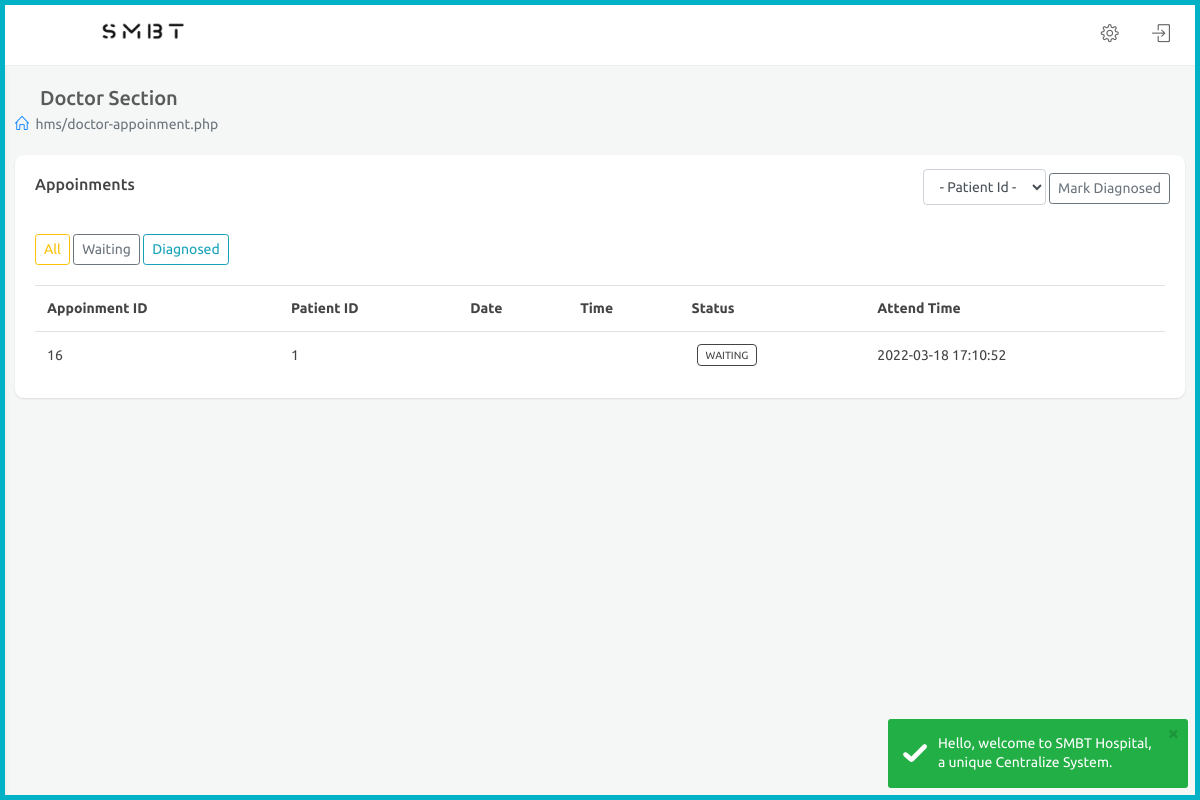
The app's page /doctor-appoinment.php (signed in) with its own data.
### tables this page shows
CREATE TABLE `appointment` (
  `apid` int NOT NULL AUTO_INCREMENT,
  `pid` int DEFAULT NULL,
  `requestedDocId` int DEFAULT NULL,
  `requestedServiceId` int DEFAULT NULL,
  `symptomsId` int DEFAULT NULL,
  `disease` varchar(45) DEFAULT NULL,
  `approxScheduledTime` varchar(30) DEFAULT NULL,
  `attendTime` timestamp NULL DEFAULT CURRENT_TIMESTAMP,
  `date` date DEFAULT NULL,
  `status` varchar(45) DEFAULT NULL,
  `discription` varchar(100) DEFAULT NULL,
  PRIMARY KEY (`apid`),
  UNIQUE KEY `apid_UNIQUE` (`apid`),
  KEY `appatient_idx` (`pid`),
  KEY `requestdoc_idx` (`requestedDocId`),
  KEY `requestservice_idx` (`requestedServiceId`),
  KEY `symptoms_idx` (`symptomsId`),
  CONSTRAINT `appatient` FOREIGN KEY (`pid`) REFERENCES `patient` (`pid`),
  CONSTRAINT `requestdoc` FOREIGN KEY (`requestedDocId`) REFERENCES `hospitalstaff` (`hsid`),
  CONSTRAINT `requestservice` FOREIGN KEY (`requestedServiceId`) REFERENCES `servicetest` (`stid`),
  CONSTRAINT `symptoms` FOREIGN KEY (`symptomsId`) REFERENCES `symptoms` (`sid`)
);

### doctor-appoinment.php (the view, shortened to what this page needs)
<?php
  include("include/doctor-header.php");
  ?>
             <div class="row clearfix">
                <div class="col-lg-12">
                    <div class="card">
                        <div class="header">
                            <h2>Appoinments</h2>
                            <ul class="header-dropdown">
                                <div class="col-sm-13">
                                    <form action="#" method="post">
                                        <li>
                                            <div class="form-group">
                                                <select class="form-control show-tick" name="pid" >
                                                    <option value="">- Patient Id -</option>
                                                </select>
                                            </div>
                                        </li>
                                        <li>
                                            <div class="action">
                                                    <button type="submit" class="btn btn-sm -m2 btn-outline-secondary  js-sweetalert" title="Edit" name="Mark">Mark Diagnosed</button>
                                            </div>
                                        </li>
                                    </form>
                                </div>
                            </ul>
                        </div>
                        <div class="body">
                            <button type="button" class="btn  btn-simple btn-sm btn-outline-warning btn-filter" data-target="all">All</button>
                            <button type="button" class="btn  btn-simple btn-sm btn-outline-secondary btn-filter" data-target="Waiting">Waiting</button>
                            <button type="button" class="btn  btn-simple btn-sm btn-outline-info btn-filter" data-target="Diagnosed">Diagnosed</button>
                            <div class="table-responsive m-t-20">
                                <table class="table table-filter table-hover m-b-0 ">
                                    <tbody>
                                        <tr>
                                            <th>Appoinment ID</th>
                                            <th>Patient ID</th>
                                            <th>Date</th>
                                            <th>Time</th>
                                            <th>Status</th>
                                            <th>Attend Time</th>
                                        </tr>
                                        <?php
                                        $result6= mysqli_query($conn,"SELECT * FROM hospital.appointment where requestedServiceId='1'");
                                        while($result6row=mysqli_fetch_assoc($result6))
                                        {
                                            if($result6row['status']=='Waiting')
                                            {
                                                echo"<tr data-status='Waiting'>";
                                                    echo"<td>". $result6row['apid'] ."</td>";
                                                    echo"<td>". $result6row['pid'] ."</td>";
                                                    echo"<td>". $result6row['date'] ."</td>";
                                                    echo"<td>". $result6row['approxScheduledTime'] ."</td>";
                                                    echo"<td><span class='badge badge-outline-secondary' >". $result6row['status'] ."</span></td>";
                                                    echo"<td>". $result6row['attendTime'] ."</td>";
                                                echo"</tr>";
                                            }else{
                                                echo"<tr data-status='Waiting'>";
                                                    echo"<td>". $result6row['apid'] ."</td>";
                                                    echo"<td>". $result6row['pid'] ."</td>";
                                                    echo"<td>". $result6row['date'] ."</td>";
                                                    echo"<td>". $result6row['approxScheduledTime'] ."</td>";
                                                    echo"<td><span class='badge badge-outline-secondary' >". $result6row['status'] ."</span></td>";
                                                    echo"<td>". $result6row['attendTime'] ."</td>";
                                                echo"</tr>";
                                            }
                                        }
                                        ?>
                                    </tbody>
                                </table>
                            </div>
                        </div>
                    </div>
                </div>
            </div>
<?php
  include("include/doctor-footer.php");
  ?>

### assets/css/chatapp.css (style rules this page uses)
.clearfix:after { visibility:hidden;display:block;font-size:0;content:" ";clear:both;height:0 }

### assets/css/color_skins.css (style rules this page uses)
.theme-cyan:before,.theme-cyan:after { background:#01b2c6 }

### records on screen
appointment: apid "16", pid "1", status "WAITING", attendTime "2022-03-18 17:10:52"

### other values on screen
$currentPage "hms/doctor-appoinment.php"
